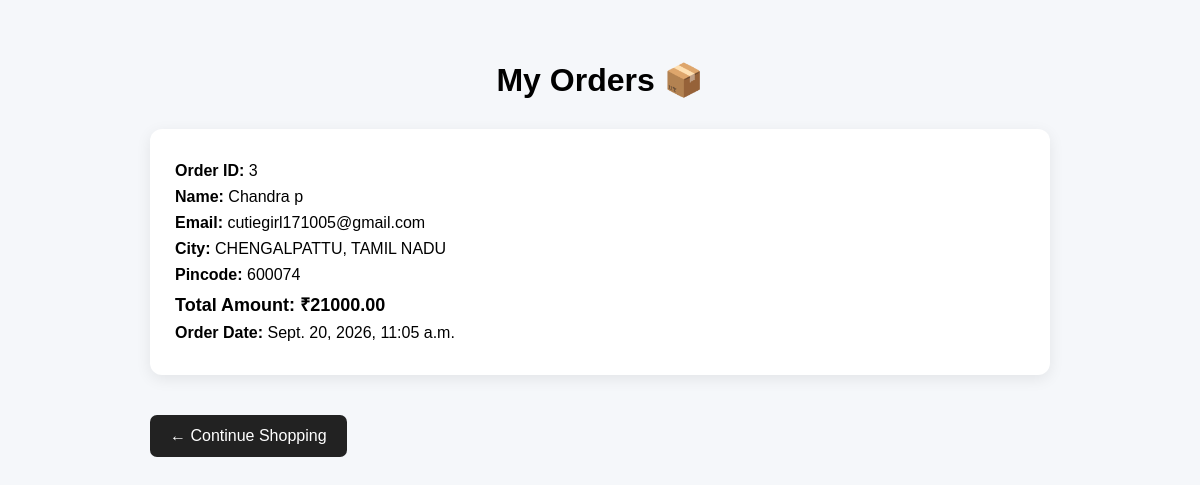
Before: /my-orders/ (signed in) with the older database file.
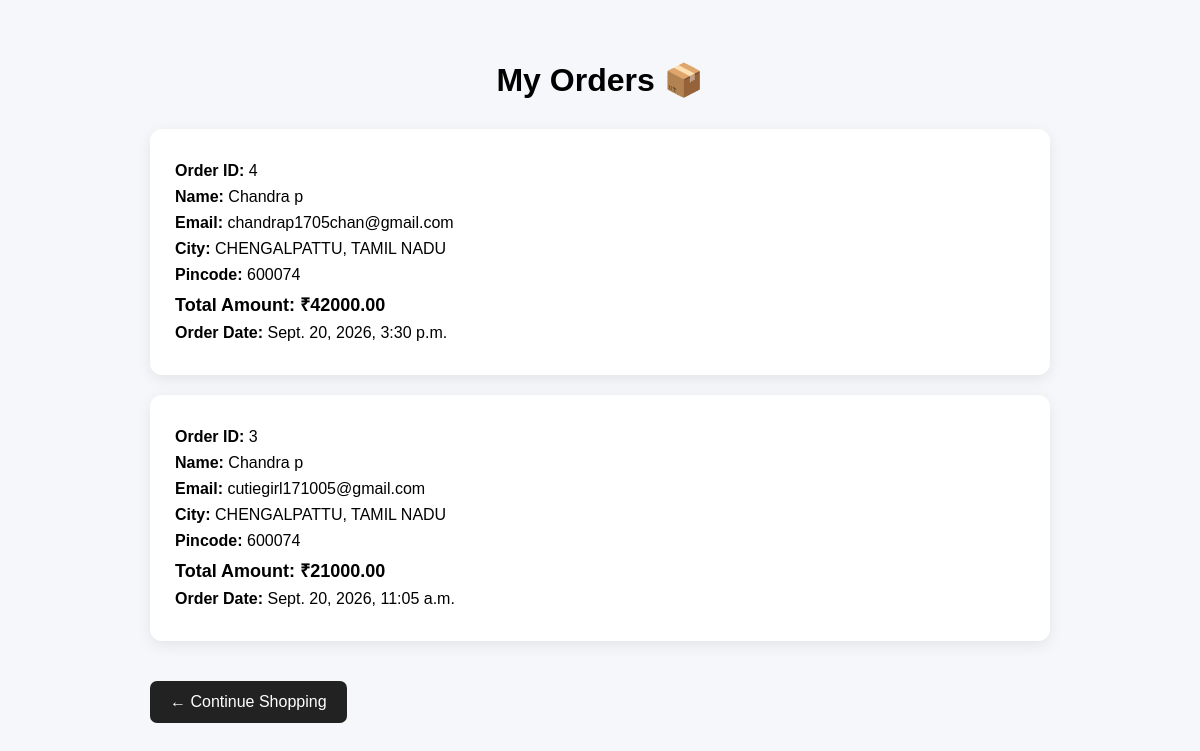
After: the same page with the newer database file.
### store/models.py (models this page shows, shortened)
class Order(models.Model):
        user = models.ForeignKey(User, on_delete=models.CASCADE, null=True, blank=True)
        full_name = models.CharField(max_length=100)
        email = models.EmailField()
        phone = models.CharField(max_length=15)
        address = models.TextField()
        city = models.CharField(max_length=100)
        pincode = models.CharField(max_length=10, default='000000')
        total_price = models.DecimalField(max_digits=10,decimal_places=2,default=0)
        created_at = models.DateTimeField(auto_now_add=True,null=True)

### store/views.py (the view)
# urls.py: path('my-orders/', views.my_orders, name='my_orders'),
def my_orders(request):
    if not request.user.is_authenticated:
        return redirect('login')
    orders = Order.objects.filter(user=request.user).order_by('-created_at')
    return render(request, 'my_orders.html', {
        'orders': orders
    })

### store/templates/my_orders.html (shortened to what this page needs)
<!DOCTYPE html>
<html>
<head>
</head>
<body>
<div class="container">
    <h1>My Orders 📦</h1>
    {% if orders %}
        {% for order in orders %}
            <div class="order-card">
                <p><strong>Order ID:</strong> {{ order.id }}</p>
                <p><strong>Name:</strong> {{ order.full_name }}</p>
                <p><strong>Email:</strong> {{ order.email }}</p>
                <p><strong>City:</strong> {{ order.city }}</p>
                <p><strong>Pincode:</strong> {{ order.pincode }}</p>
                <p class="amount">
                    Total Amount: ₹{{ order.total_price }}
                </p>
                <p>
                    <strong>Order Date:</strong>
                    {{ order.created_at }}
                </p>
            </div>
        {% endfor %}
    {% else %}
        <div class="empty">
            <h2>No Orders Yet</h2>
            <p>You haven't placed any orders yet.</p>
        </div>
    {% endif %}
    <a href="{% url 'home' %}" class="back-btn">
        ← Continue Shopping
    </a>
</div>
</body>
</html>

### store/templates/my_orders.html (style rules this page uses)
body { font-family: Arial, sans-serif; background: #f5f7fa; margin: 0; padding: 40px; }
.container { max-width: 900px; margin: auto; }
h1 { text-align: center; margin-bottom: 30px; }
.order-card { background: white; padding: 25px; margin-bottom: 20px; border-radius: 12px; box-shadow: 0 4px 15px rgba(0,0,0,0.08); }
.order-card p { margin: 8px 0; }
.amount { font-size: 18px; font-weight: bold; }
.back-btn { display: inline-block; margin-top: 20px; padding: 12px 20px; background: #222; color: white; text-decoration: none; border-radius: 7px; }

Changed rows visible on the page:
added Order: id "4", full_name "Chandra p", email "chandrap1705chan@gmail.com", city "CHENGALPATTU, TAMIL NADU", pincode "600074", total_price "42000.00", created_at "Sept. 20, 2026, 3:30 p.m."
